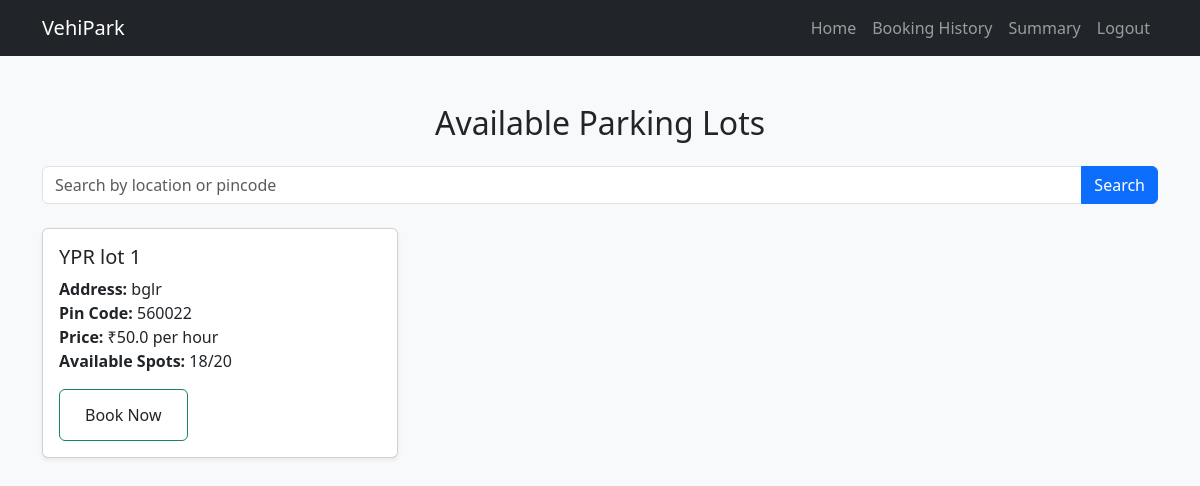
/user (signed in), run on an earlier commit of the app's database.
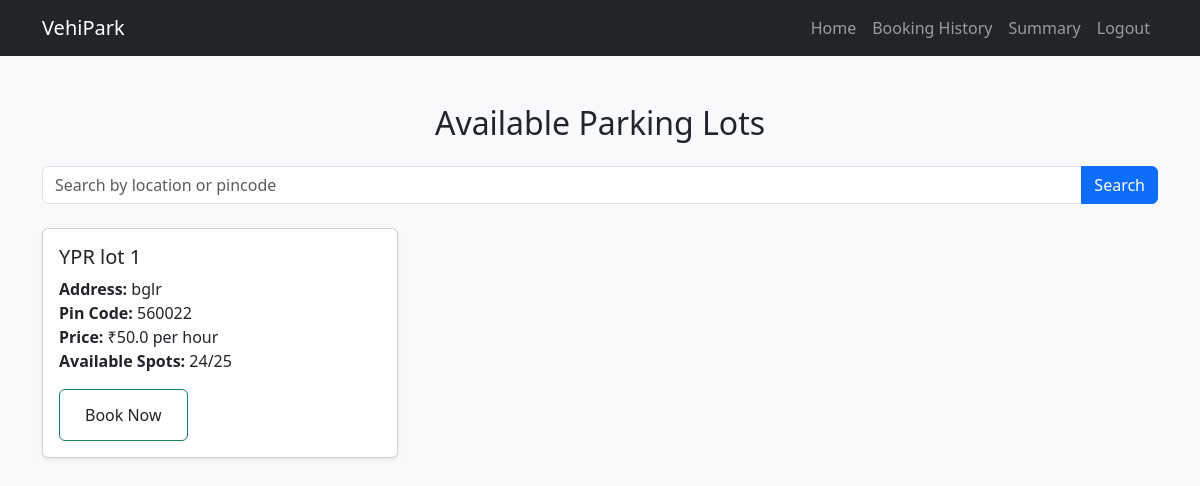
And on a later commit of the database.
### app.py (models this page shows)
class Parking(db.Model):
    __tablename__ = "parking"
    id = db.Column(db.Integer, primary_key=True)
    primary_location_name = db.Column(db.String(20), nullable=False)
    address = db.Column(db.String(20), nullable=False)
    pin_code = db.Column(db.String(20), nullable=False)
    price = db.Column(db.Float, nullable=False)
    number_of_spots = db.Column(db.Integer, nullable=False)
    spots = db.relationship(
        "parkingSpot", back_populates="parking", cascade="all, delete-orphan"
    )

### app.py (the view)
@app.route("/user", methods=["GET", "POST"])
def user():
    if "username" not in session:
        return redirect(url_for("login"))
    query = request.args.get("query")
    if query:
        parkings = Parking.query.filter(
            (Parking.primary_location_name.ilike(f"%{query}%"))
            | (Parking.address.ilike(f"%{query}%"))
            | (Parking.pin_code.ilike(f"%{query}%"))
        ).all()
    else:
        parkings = Parking.query.all()
    available_counts = {}
    for parking in parkings:
        available_counts[parking.id] = parkingSpot.query.filter_by(
            parking_id=parking.id, status="A"
        ).count()
    return render_template(
        "user.html", parkings=parkings, available_counts=available_counts
    )

### templates/user.html (shortened to what this page needs)
{% extends "user_base.html" %}
{% block content %}
    <h2 class="mb-4 text-center">Available Parking Lots</h2>
    <form method="GET" action="{{ url_for('user') }}" class="mb-4">
        <div class="input-group">
            <input type="text" name="query" class="form-control" placeholder="Search by location or pincode" value="{{ request.args.get('query', '') }}">
            <button class="btn btn-primary" type="submit">Search</button>
        </div>
    </form>
    <div class="row">
        {% for lot in parkings %}
        <div class="col-md-4 mb-4">
            <div class="card h-100 shadow-sm">
                <div class="card-body">
                    <h5 class="card-title">{{ lot.primary_location_name }}</h5>
                    <p class="card-text">
                        <strong>Address:</strong> {{ lot.address }}<br>
                        <strong>Pin Code:</strong> {{ lot.pin_code }}<br>
                        <strong>Price:</strong> ₹{{ lot.price }} per hour<br>
                        <strong>Available Spots:</strong> {{ available_counts[lot.id] }}/{{ lot.number_of_spots }}
                    </p>
                   <button class="btn btn-outline-success"><a href="/booking/{{ lot.id }} "class=btn btn-success w-100>Book Now</a></button>
                </div>
            </div>
        </div>
        {% else %}
        <div class="col-12">
            <div class="alert alert-info text-center">No parking lots found.</div>
        </div>
        {% endfor %}
    </div>
{% endblock %}

What changed in the data, as far as the page shows it:
changed Parking "YPR lot 1": available_counts "18" → "24"; number_of_spots "20" → "25"
